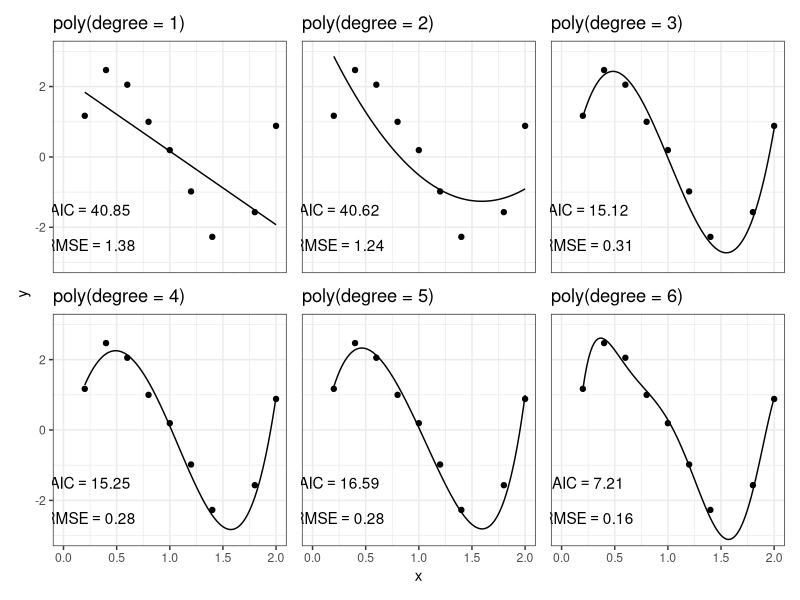
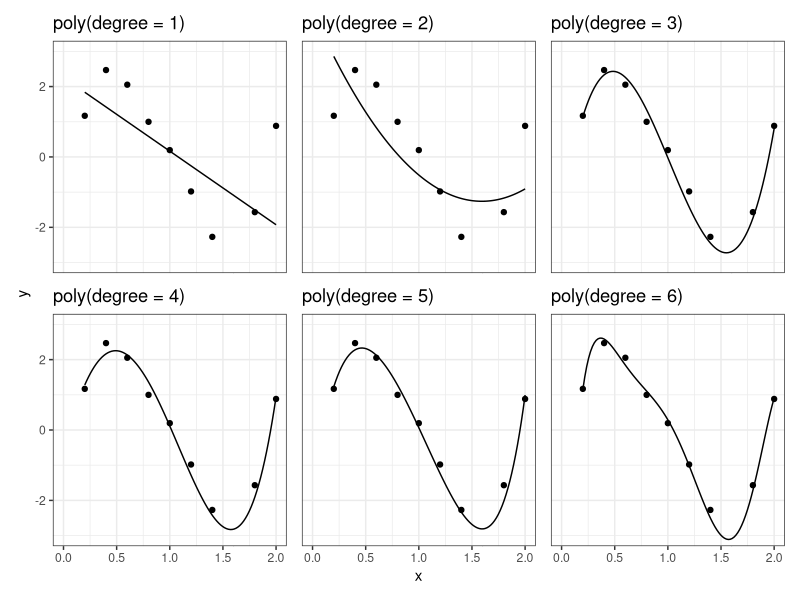
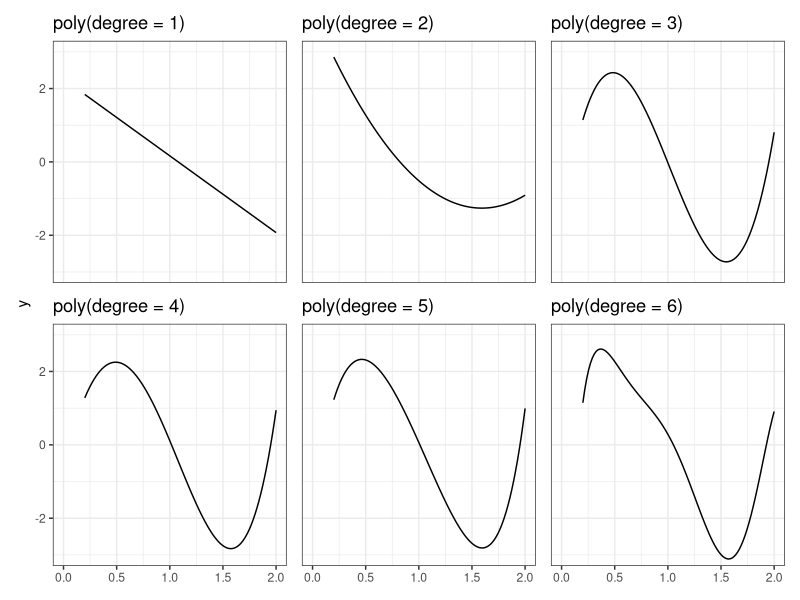
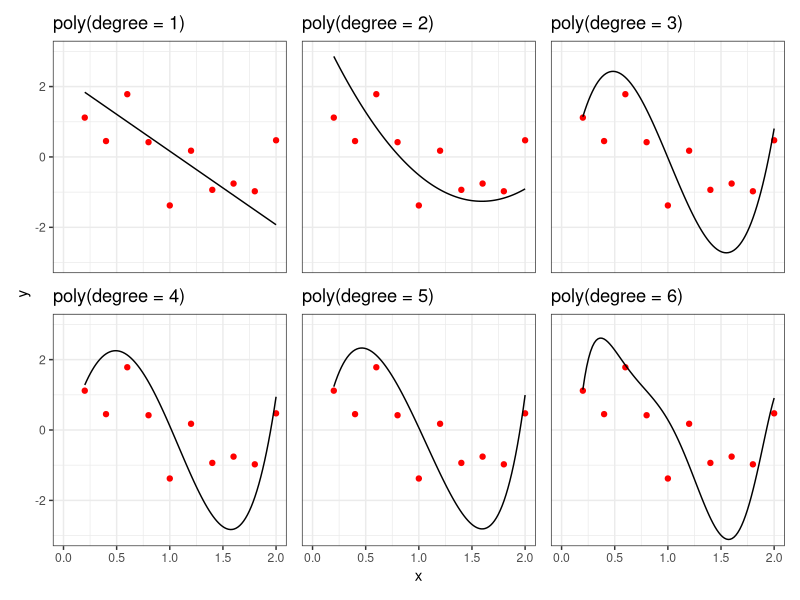
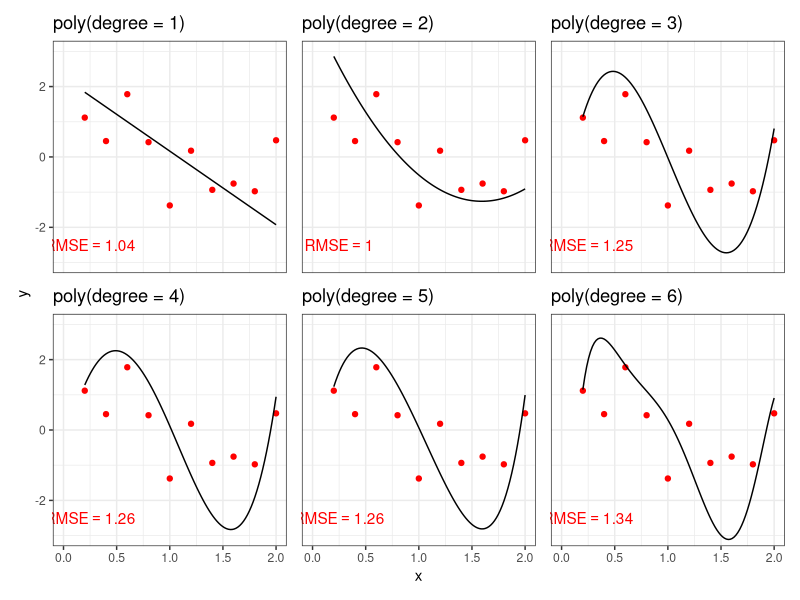
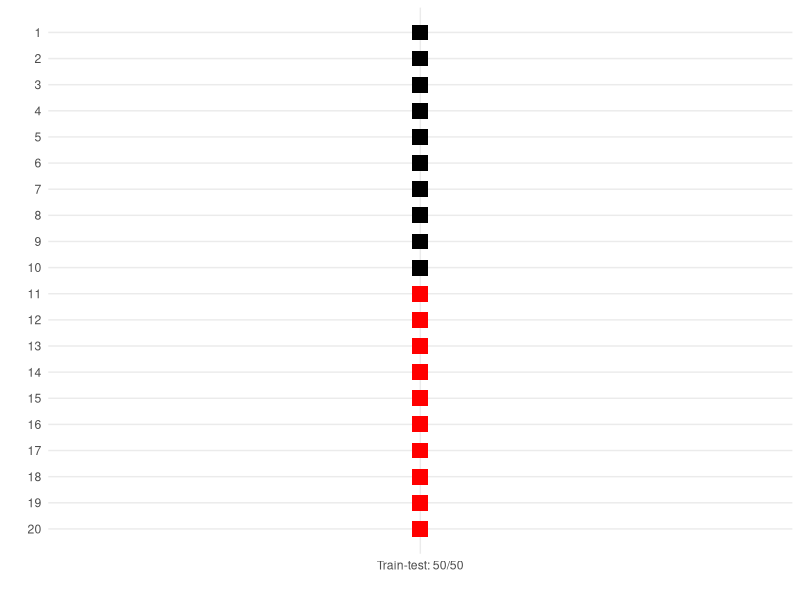
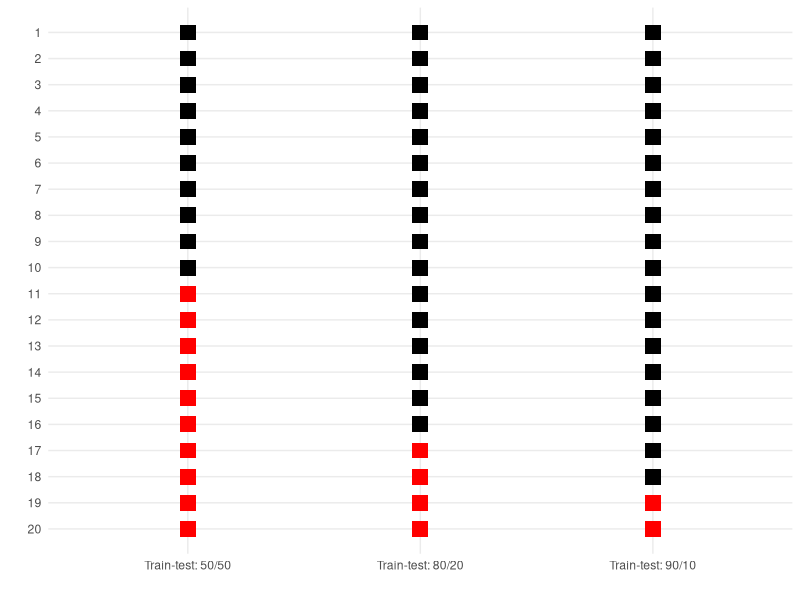
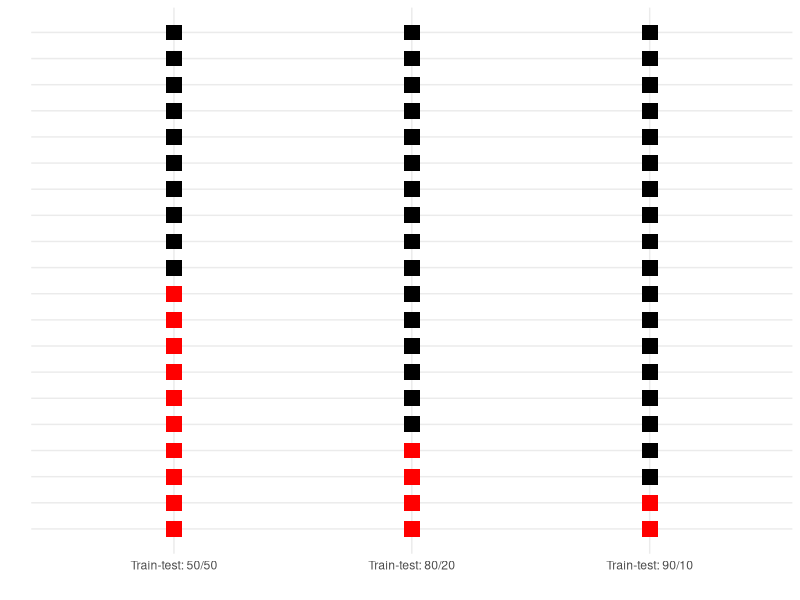

Write R code to recreate these figures, in order.
## ---- chunk 1
#| echo: false

set.seed(20251027)

library(tibble)
library(dplyr)
library(ggplot2)
library(patchwork)
library(polynom)
library(purrr)
library(glue)

## ---- chunk 2

f <- function(x) 5*x * (x-1) * (x-2)
x <- (1:10)/5

simdata <- tibble(x = x, y = f(x) + rnorm(10))

lms <- map(1:6, \(order) lm(y ~ poly(x, degree = order, raw = TRUE), data = simdata))

aic <- map(lms, \(model) AIC(model))
rmse <- map(lms, \(model) sqrt(mean(residuals(model)^2)))

polys_fit <- map(lms, \(model) coef(model) |> as.polynomial() |> as.function())
  
plot_metrics <- map2(polys_fit, 1:length(lms), \(pl,nm) 
  {ggplot(simdata) + ggtitle(glue("poly(degree = {nm})")) + 
      annotate("text", x = 0.25, y = -2.5, label = paste0("RMSE == ", round(rmse[[nm]], 2)), parse = TRUE) +
      annotate("text", x = 0.25, y = -1.5, label = paste0("AIC == ", round(aic[[nm]], 2)), parse = TRUE) +
    geom_point(aes(x=x,y=y)) + 
    coord_cartesian(ylim = c(-3,3), xlim = c(0,2)) +
    geom_function(fun = pl) +
    theme_bw()}
               )

wrap_plots(plot_metrics, axes='collect')

# plot_minimal <- map2(polys_fit, 1:length(lms), \(pl,nm) 
#   {ggplot(simdata) + 
#     geom_point(aes(x=x,y=y)) + 
#     coord_cartesian(ylim = c(-3,3), xlim = c(0,2)) +
#     geom_function(fun = pl) +
#     theme_minimal() +
#       theme(axis.title = element_blank(), 
#             axis.ticks = element_blank(),
#             axis.text = element_blank())}
#                )


## ---- chunk 3
plots <- map2(polys_fit, 1:length(lms), \(pl,nm) 
  {ggplot(simdata) + ggtitle(glue("poly(degree = {nm})")) +
   geom_point(aes(x=x,y=y), colour = "black") + 
    geom_function(fun = pl) +
    coord_cartesian(ylim = c(-3,3), xlim = c(0,2)) +
    theme_bw()}
               )

wrap_plots(plots, axes='collect')

## ---- chunk 4
plots <- map2(polys_fit, 1:length(lms), \(pl,nm) 
  {ggplot(simdata) + ggtitle(glue("poly(degree = {nm})")) +
    geom_function(fun = pl, xlim = range(x)) +
    coord_cartesian(ylim = c(-3,3), xlim = c(0,2)) +
    theme_bw()}
               )

wrap_plots(plots, axes='collect')

## ---- chunk 5

newdata <- tibble(x = x, y = f(x) + rnorm(10))

rmse <- map(lms, \(model) sqrt(mean((predict(model, newdata = newdata) - newdata$y)^2)))

plots <- map2(polys_fit, 1:length(lms), \(pl,nm) 
  {ggplot(newdata) + ggtitle(glue("poly(degree = {nm})")) +
   geom_point(aes(x=x,y=y), colour = "red") + 
    geom_function(fun = pl) +
       #annotate("text", x = 0.25, y = -2.5, label = paste0("RMSE == ", round(rmse[[nm]], 2)), parse = TRUE) +
    coord_cartesian(ylim = c(-3,3), xlim = c(0,2)) +
    theme_bw()}
               )

wrap_plots(plots, axes='collect')

## ---- chunk 6

plots <- map2(polys_fit, 1:length(lms), \(pl,nm) 
  {ggplot(newdata) + ggtitle(glue("poly(degree = {nm})")) +
   geom_point(aes(x=x,y=y), colour = "red") + 
    geom_function(fun = pl) +
       annotate("text", x = 0.25, y = -2.5, label = paste0("RMSE == ", round(rmse[[nm]], 2)), parse = TRUE, colour = "red") +
    coord_cartesian(ylim = c(-3,3), xlim = c(0,2)) +
    theme_bw()}
               )

wrap_plots(plots, axes='collect')

## ---- chunk 7

split <- tibble(row = 1:20, type = "Train-test: 50/50", set = rep(c("1. Training set", "2. Test set"), times = c(10, 10)))

ggplot(split) + 
  geom_point(aes(y = row, x = type, colour = set), shape = 15, size = 5) +
  scale_y_reverse("", n.breaks=20) + 
  scale_x_discrete("") +
  scale_color_manual("", values = c("black","red")) +
  theme_minimal() + 
  theme(panel.grid.minor = element_blank()) +
  guides(colour="none")


## ---- chunk 8

split2 <- tibble(row = 1:20, type = "Train-test: 80/20", set = rep(c("1. Training set", "2. Test set"), times = c(16, 4))) |> bind_rows(split)

split3  <- tibble(row = 1:20, type = "Train-test: 90/10", set = rep(c("1. Training set", "2. Test set"), times = c(18, 2))) |> bind_rows(split2)

plot_split3 <- ggplot(split3) + 
  geom_point(aes(y = row, x = type, colour = set), shape = 15, size = 5) +
  scale_y_reverse("", n.breaks=20) + 
  scale_x_discrete("") +
  scale_color_manual("", values = c("black","red")) +
  theme_minimal() + 
  theme(panel.grid.minor = element_blank()) +
  guides(colour="none")

plot_split3

## ---- chunk 9
#| fig-width: 4
#| fig-height: 6
#| message: false
plot_split3 + theme(axis.text.y = element_blank())
## ---- chunk 10
#| fig-width: 4
#| fig-height: 6
#| message: false
plot_split3 + theme(axis.text.y = element_blank())
## ---- chunk 11

build_folds <- function(n,k){
  step_val <- n/k
  c1 <- seq(from = 0, to = n-step_val, by = step_val)
  c2 <- c(rep(step_val, times = k-1), 0)
  c3 <- rev(c1)
  c4 <- c(rep(0, times = k-1), step_val)
  m <- matrix(c(c1,c2,c3,c4), ncol = 4)
  
  apply(m, MARGIN = 1, 
        \(x) rep(c("1. Training set", "2. Test set", "1. Training set", "2. Test set"), times = x),
        simplify = FALSE
        )
}

kfold <- build_folds(20,5) |> 
  map(\(x) tibble(row = 1:20, set = x, type = "Train-test: 80/20")) |>
  bind_rows(.id = "fold") |>
  mutate(fold = paste("Fold", fold))


ggplot(kfold) + 
  geom_point(aes(y = row, x = type, colour = set), shape = 15, size = 5) +
  scale_y_reverse("", n.breaks=20) + 
  scale_x_discrete("") +
  scale_color_manual("", values = c("black","red")) +
  theme_bw() + 
  theme(panel.grid.minor = element_blank(), axis.text.y = element_blank(), axis.ticks.y = element_blank()) +
  guides(colour="none") + 
  facet_grid(rows = ~fold)


## ---- chunk 12

kfold <- build_folds(20,20) |> 
  map(\(x) tibble(row = 1:20, set = x, type = "LOOCV")) |>
  bind_rows(.id = "id") |>
  mutate(fold = paste("Fold", id)) |>
  mutate(fold = ordered(fold, levels = unique(paste("Fold", id))))


ggplot(kfold) + 
  geom_point(aes(y = row, x = type, colour = set), shape = 15, size = 3) +
  scale_y_reverse("", n.breaks=20) + 
  scale_x_discrete("") +
  scale_color_manual("", values = c("black","red")) +
  theme_bw() + 
  theme(panel.grid.minor = element_blank(), axis.text.y = element_blank(), axis.ticks.y = element_blank()) +
  guides(colour="none") + 
  facet_wrap(~fold, nrow=2)


